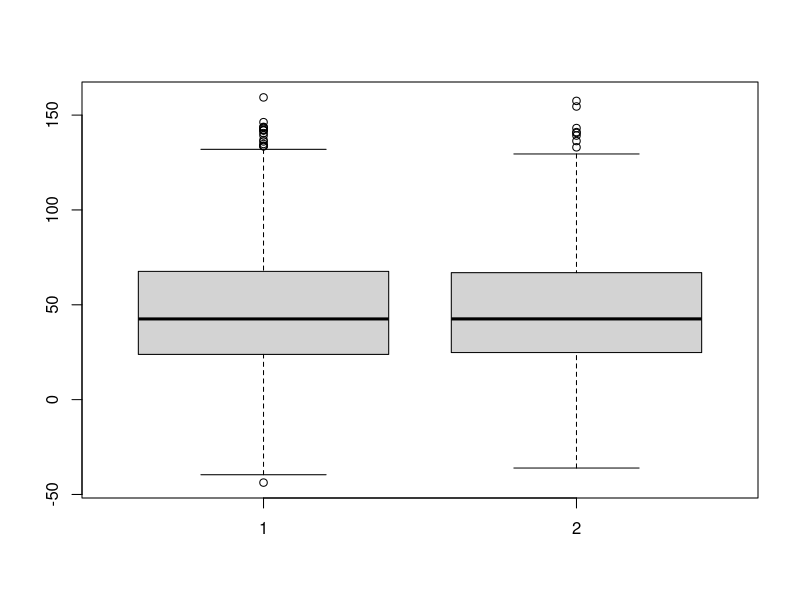
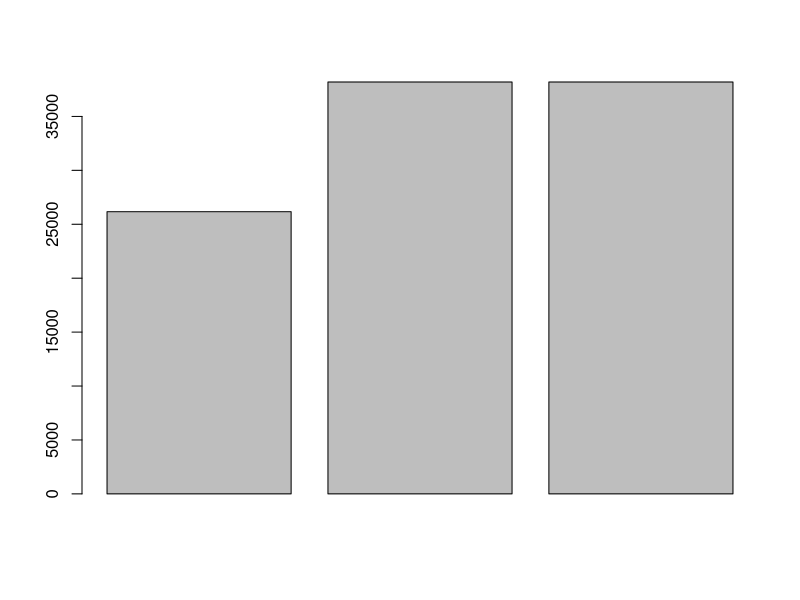
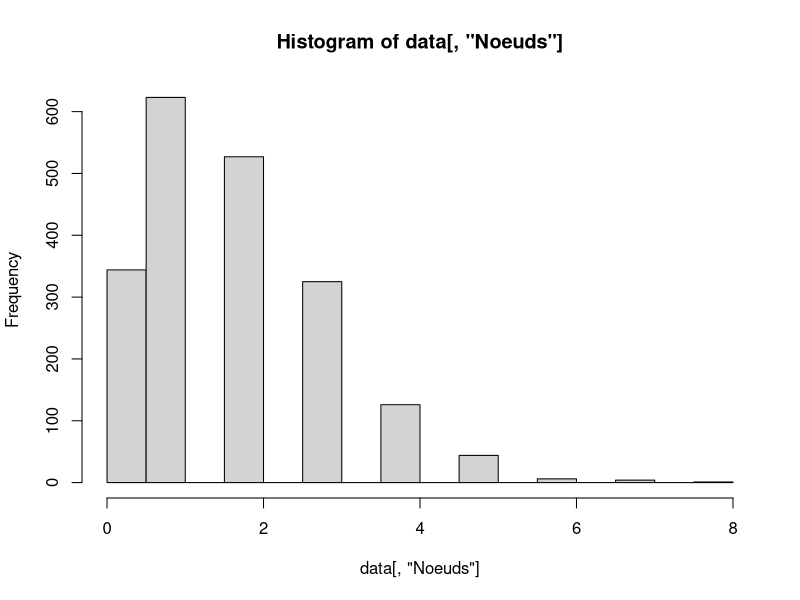
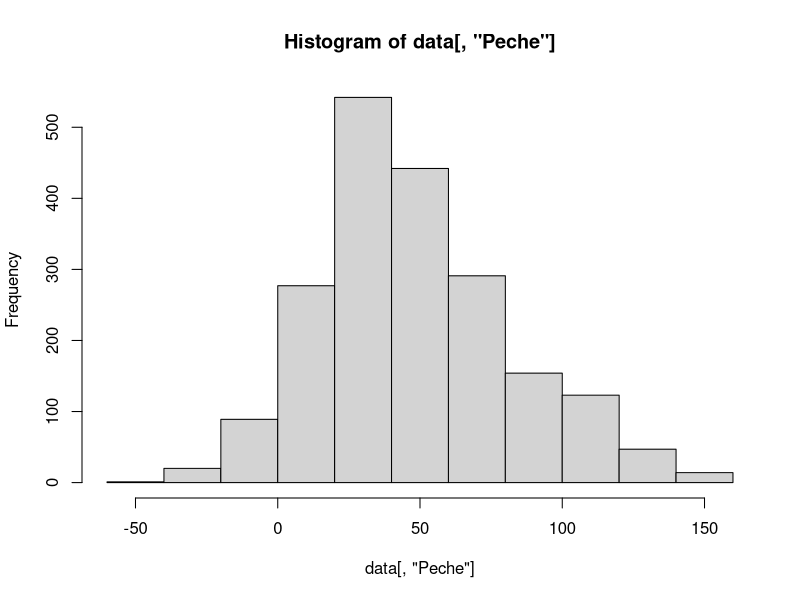
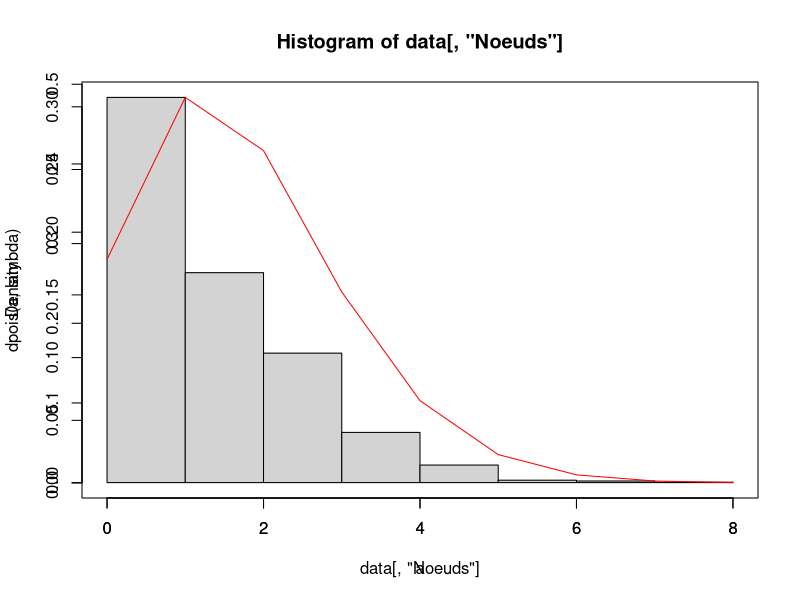

Here is the R script that generated these plots, in order:
## ---- chunk 1

data <- read.csv(file = "DB_binome_2.csv");
n <- nrow(data);
mandata <- c();
womamdata <- c();
for (i in 1:n)
{
  if(data[i, 'Sexe'] == 0)
  {
    mandata <- c(mandata, data[i, 'Peche'])
  }
  else
  {
    womamdata <- c(womamdata, data[i, 'Peche'])
  }
}

boxplot(mandata, womamdata)

## ---- chunk 2
tranches = c(0, 0, 0)
for (i in seq(1, n)) {
    tranche = data[i, "Age"]
    tranches[tranche - 1] = tranches[tranche - 1] + data[i, "Peche"]
}
barplot(tranches)
## ---- chunk 3
hist(data[,'Noeuds'])
## ---- chunk 4
hist(data[,'Peche'])
## ---- chunk 5
#On regarde la cohérence par rapport à la loi de poisson
a <- seq(0,8,1)
lambda = mean(data[,'Noeuds'])

hist(data[,'Noeuds'],freq=FALSE,breaks = seq(0,8,1))
par(new=TRUE)
plot(a,dpois(a,lambda),"l",col="red")



## ---- chunk 6
lambda = mean(data[,'Noeuds'])
lambda
